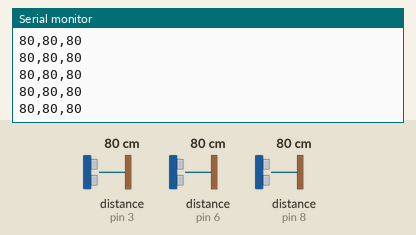
Simulated run of this sketch. Board: Arduino Uno, built with avr-gcc and run on an emulated ATmega328P. On the bench: the last lines printed to the serial monitor. Wiring (inferred from the names in the program): 3 × ultrasonic range finder: trigger pin 4, echo pin 3 / trigger pin 7, echo pin 6 / trigger pin 9, echo pin 8. Inputs (shaded band) come from the test bench; at power-on: distance to the obstacle (sensors on pin 3, pin 6, pin 8) 80 cm. The echo pulse lasts 58.3 µs per cm.

Above: at 1.2 s.
1.3 s: distance to the obstacle (sensor on pin 3) set to 35 cm
At 2.0 s:
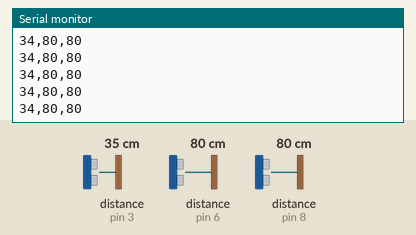
4.3 s: distance to the obstacle (sensor on pin 6) set to 9 cm
At 5.1 s:
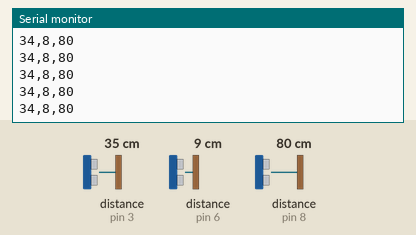
7.3 s: distance to the obstacle (sensor on pin 8) set to 2 cm
At 8.3 s:
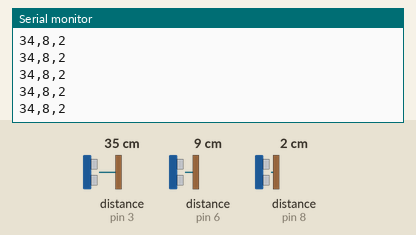
8.8 s: distance to the obstacle (sensor on pin 3) set to 2 cm
At 9.7 s:
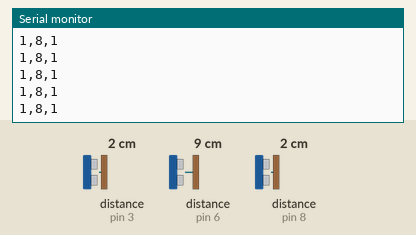
10.3 s: distance to the obstacle (sensor on pin 6) set to 2 cm
At 11.1 s:
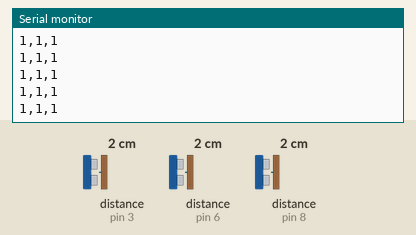
11.8 s: distance to the obstacle (sensor on pin 8) set to 4 cm
At 12.8 s:
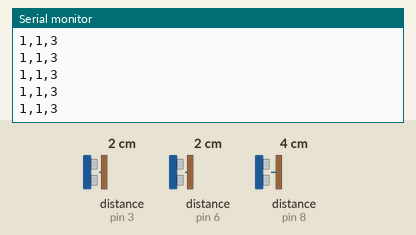
Timing chart, 0 to 14.3 s (numbered marks = the images above; inputs shaded):
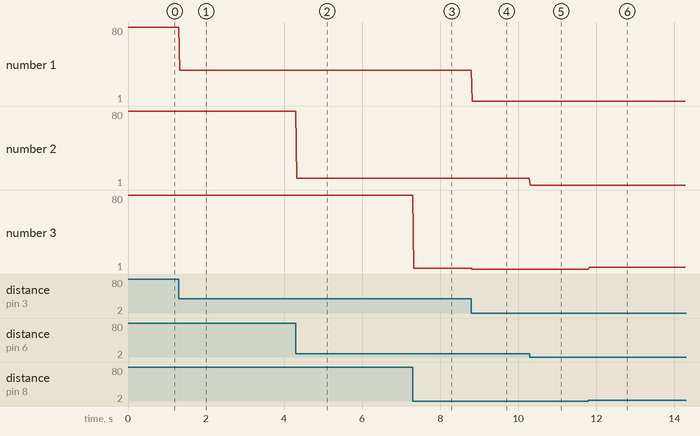

The sketch:

distance_3d_unity.ino
```cpp
const int TRIGX = 4;
const int ECHOX = 3;

const int TRIGY = 7;
const int ECHOY = 6;

const int TRIGZ = 9;
const int ECHOZ = 8;


void setup (){

Serial.begin(9600);

pinMode(TRIGX, OUTPUT);

pinMode(ECHOX, INPUT);

pinMode(TRIGY, OUTPUT);

pinMode(ECHOY, INPUT);

pinMode(TRIGZ, OUTPUT);

pinMode(ECHOZ, INPUT);

}

void loop (){

//Serial.print("New loop");

long durationX, inchesX, cmX,durationY, inchesY, cmY,durationZ, inchesZ, cmZ;
pinMode(TRIGX, OUTPUT);
digitalWrite(TRIGX, LOW);
delayMicroseconds(2);
digitalWrite(TRIGX, HIGH);
delayMicroseconds(10);
digitalWrite(TRIGX, LOW);
pinMode(ECHOX, INPUT);
durationX = pulseIn(ECHOX, HIGH);
inchesX = microsecondsToInches(durationX);
cmX = microsecondsToCentimeters(durationX);
Serial.flush();
//Serial.print("X ");
Serial.print( cmX );
//Serial.print("  |");
Serial.print(',');

pinMode(TRIGY, OUTPUT);
digitalWrite(TRIGY, LOW);
delayMicroseconds(2);
digitalWrite(TRIGY, HIGH);
delayMicroseconds(10);
digitalWrite(TRIGY, LOW);
pinMode(ECHOY, INPUT);
durationY = pulseIn(ECHOY, HIGH);
inchesY = microsecondsToInches(durationY);
cmY = microsecondsToCentimeters(durationY);
//Serial.print("  Y ");
Serial.print( cmY );
//Serial.print("  |");
Serial.print(',');

pinMode(TRIGZ, OUTPUT);
digitalWrite(TRIGZ, LOW);
delayMicroseconds(2);
digitalWrite(TRIGZ, HIGH);
delayMicroseconds(10);
digitalWrite(TRIGZ, LOW);
pinMode(ECHOZ, INPUT);
durationZ = pulseIn(ECHOZ, HIGH);
inchesZ = microsecondsToInches(durationZ);
cmZ = microsecondsToCentimeters(durationZ);
//Serial.print("  Z ");
Serial.print( cmZ );
//Serial.print("  |");

Serial.println();

delay(20);

}

long microsecondsToInches(long microseconds)
{return microseconds / 74 / 2;
}
long microsecondsToCentimeters(long microseconds)
{return microseconds / 29 / 2;}
```

Measured:
- after the input at 1.3 s, the serial monitor: prints a new line at once (image 1)
- after the input at 4.3 s, the serial monitor: prints a new line at once (image 2)
- after the input at 7.3 s, the serial monitor: prints a new line at once (image 3)
- after the input at 8.8 s, the serial monitor: prints a new line at once (image 4)
- after the input at 10.3 s, the serial monitor: prints a new line at once (image 5)
- after the input at 11.8 s, the serial monitor: prints a new line at once (image 6)
- plotted number 1: 80 → 34 after the input at 1.3 s, 34 → 1 after the input at 8.8 s
- plotted number 2: 80 → 8 after the input at 4.3 s
